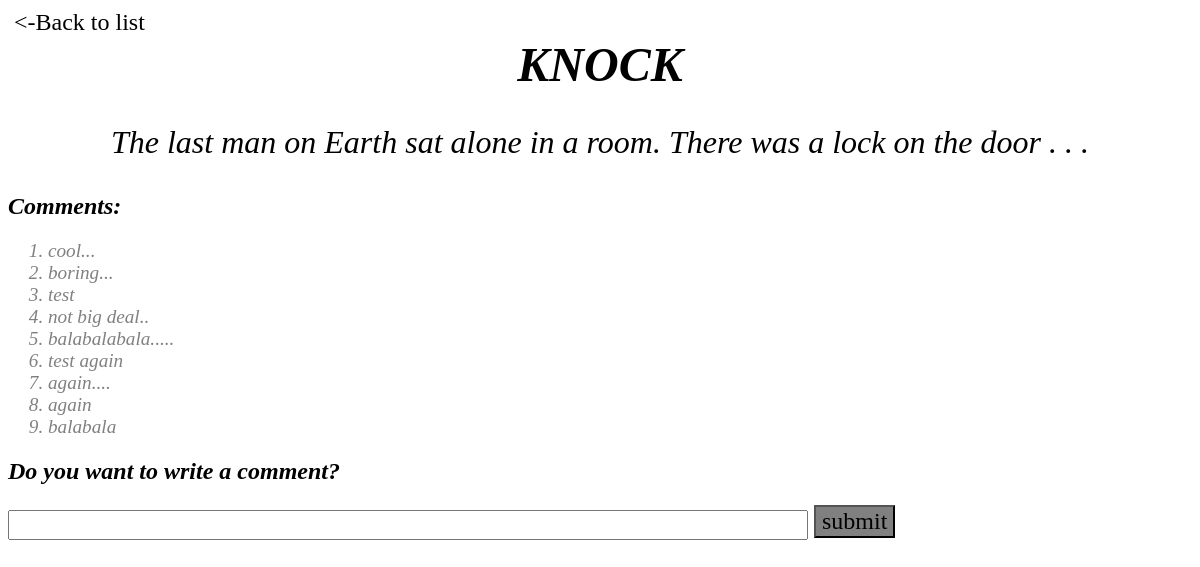
Page /storys/1/ on the committed database.
### storys/models.py (models this page shows, shortened)
class Story(models.Model):
    title=models.CharField(max_length=50)
    content=models.CharField(max_length=5000)

class Comment(models.Model):
	story=models.ForeignKey(Story)
	Comment_text=models.CharField(max_length=2000)

### storys/templates/storys/detail.html (shortened to what this page needs)
{% load staticfiles %}
<link style="text/css" rel="stylesheet" href="{% static 'storys/stylesheet.css'%}"/>
<head>
</head>
{% if story %}
<body>
	<form action="{% url 'back' story.id %}" methond="post">
		<input id="back" type="submit" value="<-Back to list"/>
	</form>
	<h1 style="font-size:3em">
		<em>{% block title %}{{story.title|upper}}{% endblock %}<em>
	</h1>
	<p style="font-size:2em; text-align:center">{{story.content}}</p>
	<h2>Comments:</h2>
		{% if story.comment_set.all%}
			<ol>
				{% for c in story.comment_set.all %}
					<li style="font-size:1.2em; color:gray">{{c.Comment_text}}</li>
				{% endfor %}
			</ol>
		{% else %}
			<p style="color: blue; font-size:20px"><em> ~~T^T~~ No Comment Yet.</em></p>
		{% endif %}
	<h2>Do you want to write a comment?</h2>
		<form class="form" action="{% url 'comm' story.id %}" method="post">
			<input class="textfield" type="text" name="comment"/>
			<input class="button" type="submit" value="submit"/>
			{% endif %}
		</form>
</body>

### storys/static/storys/stylesheet.css (style rules this page uses)
h1 { margin: auto; text-align: center; font-family:cursive; font-size:3em; }
form { margin: auto; }
.form { font-size:1.5em; font-family:Tw Cen MT; }
.button { margin:auto; background-color:gray; font-family:Tw Cen MT; font-size:1em; }
.textfield { font-family:Tw Cen MT; height:30px; width:800px; }
#back { font-family:Tw Cen MT; font-size:1.5em; border:none; background-color:white; }

### rows in the picture
Story: title "KNOCK", content "The last man on Earth sat alone in a room. There was a lock on the door . . ."
Comment: Comment_text "cool..."
Comment: Comment_text "boring..."
Comment: Comment_text "test"
Comment: Comment_text "not big deal.."
Comment: Comment_text "balabalabala....."
Comment: Comment_text "test again"
Comment: Comment_text "again...."
Comment: Comment_text "again"
Comment: Comment_text "balabala"
